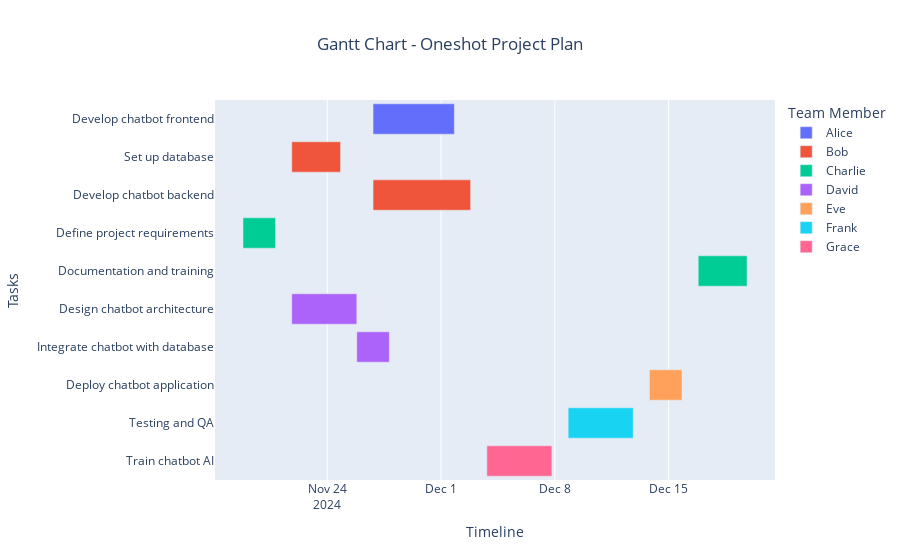

The cell this chart's notebook holds for it:
### Code cell
## Tasks schedule
task_schedules = simple_final_state['schedule'].schedule

t = []
# Iterate over the task_schedules and append each task's data to the DataFrame
for task_schedule in task_schedules:
    t.append([
        task_schedule.task.task_name,
        task_schedule.start_day,
        task_schedule.end_day
    ])

df_schedule = pd.DataFrame(t,columns=['task_name', 'start', 'end'])

## Tasks allocation
task_allocations = simple_final_state['task_allocations'].task_allocations

t = []
# Iterate over the task_schedules and append each task's data to the DataFrame
for task_allocation in task_allocations:
    t.append([
        task_allocation.task.task_name,
        task_allocation.team_member.name
    ])

df_allocation = pd.DataFrame(t,columns=['task_name', 'team_member'])

df = df_allocation.merge(df_schedule, on='task_name')

import plotly.express as px

from datetime import datetime, timedelta
# Get the current date
current_date = datetime.today()

# Convert start and end offsets to actual dates
df['start'] = df['start'].apply(lambda x: current_date + timedelta(days=x))
df['end'] = df['end'].apply(lambda x: current_date + timedelta(days=x))

df.rename(columns={'team_member': 'Team Member'}, inplace=True)
df.sort_values(by='Team Member', inplace=True)
# Create a Gantt chart
fig = px.timeline(df, x_start="start", x_end="end", y="task_name", color="Team Member", title=f"Gantt Chart - Oneshot Project Plan")

# Update layout for better visualization
fig.update_layout(
    xaxis_title="Timeline",
    yaxis_title="Tasks",
    yaxis=dict(autorange="reversed"),  # Reverse the y-axis to have tasks in the vertical side
    title_x=0.5
)

# Show the plot
fig.show()

### Figure 1 — Plotly figure (JSON) as saved in the notebook; plotly's stock layout.template omitted (floating-point values rounded to 4 significant figures)
{"data": [{"alignmentgroup": "True", "base": ["2024-11-26T19:37:53.737148"], "hovertemplate": "Team Member=Alice<br>start=%{base}<br>end=%{x}<br>task_name=%{y}<extra></extra>", "legendgroup": "Alice", "marker": {"color": "#636efa", "pattern": {"shape": ""}}, "name": "Alice", "offsetgroup": "Alice", "orientation": "h", "showlegend": true, "textposition": "auto", "type": "bar", "x": [432000000], "xaxis": "x", "y": ["Develop chatbot frontend"], "yaxis": "y"}, {"alignmentgroup": "True", "base": ["2024-11-21T19:37:53.737148", "2024-11-26T19:37:53.737148"], "hovertemplate": "Team Member=Bob<br>start=%{base}<br>end=%{x}<br>task_name=%{y}<extra></extra>", "legendgroup": "Bob", "marker": {"color": "#EF553B", "pattern": {"shape": ""}}, "name": "Bob", "offsetgroup": "Bob", "orientation": "h", "showlegend": true, "textposition": "auto", "type": "bar", "x": [259200000, 518400000], "xaxis": "x", "y": ["Set up database", "Develop chatbot backend"], "yaxis": "y"}, {"alignmentgroup": "True", "base": ["2024-11-18T19:37:53.737148", "2024-12-16T19:37:53.737148"], "hovertemplate": "Team Member=Charlie<br>start=%{base}<br>end=%{x}<br>task_name=%{y}<extra></extra>", "legendgroup": "Charlie", "marker": {"color": "#00cc96", "pattern": {"shape": ""}}, "name": "Charlie", "offsetgroup": "Charlie", "orientation": "h", "showlegend": true, "textposition": "auto", "type": "bar", "x": [172800000, 259200000], "xaxis": "x", "y": ["Define project requirements", "Documentation and training"], "yaxis": "y"}, {"alignmentgroup": "True", "base": ["2024-11-21T19:37:53.737148", "2024-11-25T19:37:53.737148"], "hovertemplate": "Team Member=David<br>start=%{base}<br>end=%{x}<br>task_name=%{y}<extra></extra>", "legendgroup": "David", "marker": {"color": "#ab63fa", "pattern": {"shape": ""}}, "name": "David", "offsetgroup": "David", "orientation": "h", "showlegend": true, "textposition": "auto", "type": "bar", "x": [345600000, 172800000], "xaxis": "x", "y": ["Design chatbot architecture", "Integrate chatbot with database"], "yaxis": "y"}, {"alignmentgroup": "True", "base": ["2024-12-13T19:37:53.737148"], "hovertemplate": "Team Member=Eve<br>start=%{base}<br>end=%{x}<br>task_name=%{y}<extra></extra>", "legendgroup": "Eve", "marker": {"color": "#FFA15A", "pattern": {"shape": ""}}, "name": "Eve", "offsetgroup": "Eve", "orientation": "h", "showlegend": true, "textposition": "auto", "type": "bar", "x": [172800000], "xaxis": "x", "y": ["Deploy chatbot application"], "yaxis": "y"}, {"alignmentgroup": "True", "base": ["2024-12-08T19:37:53.737148"], "hovertemplate": "Team Member=Frank<br>start=%{base}<br>end=%{x}<br>task_name=%{y}<extra></extra>", "legendgroup": "Frank", "marker": {"color": "#19d3f3", "pattern": {"shape": ""}}, "name": "Frank", "offsetgroup": "Frank", "orientation": "h", "showlegend": true, "textposition": "auto", "type": "bar", "x": [345600000], "xaxis": "x", "y": ["Testing and QA"], "yaxis": "y"}, {"alignmentgroup": "True", "base": ["2024-12-03T19:37:53.737148"], "hovertemplate": "Team Member=Grace<br>start=%{base}<br>end=%{x}<br>task_name=%{y}<extra></extra>", "legendgroup": "Grace", "marker": {"color": "#FF6692", "pattern": {"shape": ""}}, "name": "Grace", "offsetgroup": "Grace", "orientation": "h", "showlegend": true, "textposition": "auto", "type": "bar", "x": [345600000], "xaxis": "x", "y": ["Train chatbot AI"], "yaxis": "y"}], "layout": {"barmode": "overlay", "legend": {"title": {"text": "Team Member"}, "tracegroupgap": 0}, "title": {"text": "Gantt Chart - Oneshot Project Plan", "x": 0.5}, "xaxis": {"anchor": "y", "domain": [0, 1], "title": {"text": "Timeline"}, "type": "date"}, "yaxis": {"anchor": "x", "autorange": "reversed", "domain": [0, 1], "title": {"text": "Tasks"}}}}
